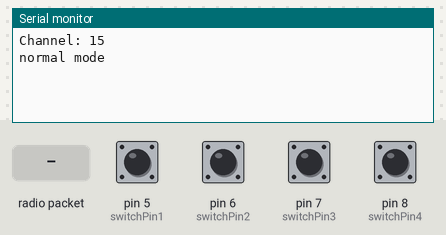
A sketch run on a simulated Arduino Uno, built with avr-gcc and run on an emulated ATmega328P. Parts: the last lines printed to the serial monitor. Inputs (shaded band) come from the test bench; at power-on: pin 5 (switchPin1), pin 6 (switchPin2), pin 7 (switchPin3), pin 8 (switchPin4) HIGH. No radio packets arrive unless stated.

Above: at 1.2 s.
1.3 s: radio packet "1" arrives
At 2.2 s:
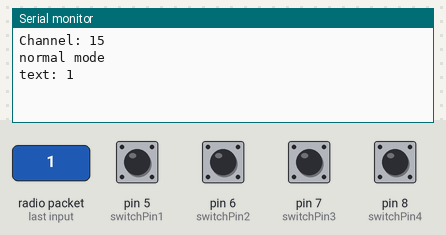
2.8 s: radio packet "0" arrives
At 3.3 s:
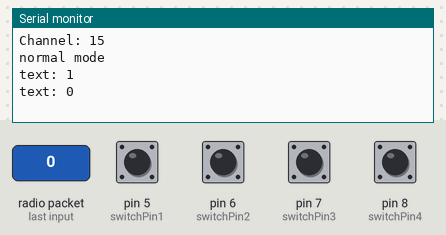
4.3 s: radio packet "2" arrives
At 5.6 s:
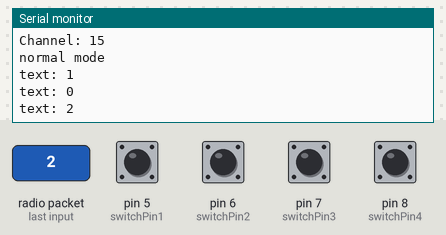

The sketch:

NRF_SET_CHANNEL_RX.ino
```cpp
#include <SPI.h>
#include <nRF24L01.h>
#include <RF24.h>
#include <EEPROM.h>

RF24 radio(10, 9);  // nRF24L01 (CE,CSN)
// RF24 radio(PB0, PB1);  // nRF24L01 (CE,CSN)

//const byte address[][6] = { "00001A", "00001B", "00001C", "00001D", "00001E" };
uint8_t address[][6] = { "1Node", "2Node", "3Node", "4Node", "5Node" };


const int switchPin1 = 5;
const int switchPin2 = 6;
const int switchPin3 = 7;
const int switchPin4 = 8;

// const int switchPin1 = PB6;
// const int switchPin2 = PB7;
// const int switchPin3 = PB8;
// const int switchPin4 = PB9;

uint8_t channel = 0;

void setup() {
  pinMode(switchPin1, INPUT_PULLUP);
  pinMode(switchPin2, INPUT_PULLUP);
  pinMode(switchPin3, INPUT_PULLUP);
  pinMode(switchPin4, INPUT_PULLUP);
  Serial.begin(9600);
  channel += digitalRead(switchPin1) * 8;  // 2^3
  channel += digitalRead(switchPin2) * 4;  // 2^2
  channel += digitalRead(switchPin3) * 2;  // 2^1
  channel += digitalRead(switchPin4) * 1;  // 2^0
  Serial.print("Channel: ");
  Serial.println(channel);
  while (channel < 1) {
    // code does not run until channel is set
  }
  radio.begin();
  radio.setPALevel(RF24_PA_MIN);
  radio.setDataRate(RF24_250KBPS);
  radio.setChannel(channel);
  Serial.println("normal mode");
  for (int i = 0; i < 5; i++) {
    radio.openReadingPipe(i + 1, address[i]);
    delay(5);
  }

  radio.startListening();
}

void loop() {

  //TEST CODE
  //uint8_t pipeNum;
  if (radio.available()) {
    char text[32] = "";
    radio.read(&text, sizeof(text));
    // Serial.print("Pipe Num: ");
    // Serial.println(pipeNum);
    Serial.print("text: ");
    Serial.println(text);
  }

  // Serial.println(channel);
  // delay(50);  // Delay to prevent overwhelming the serial output
}
```

Measured:
- after the input at 1.3 s, the serial monitor: prints a new line at once (image 1)
- after the input at 2.8 s, the serial monitor: prints a new line at once (image 2)
- after the input at 4.3 s, the serial monitor: prints a new line at once (image 3)
